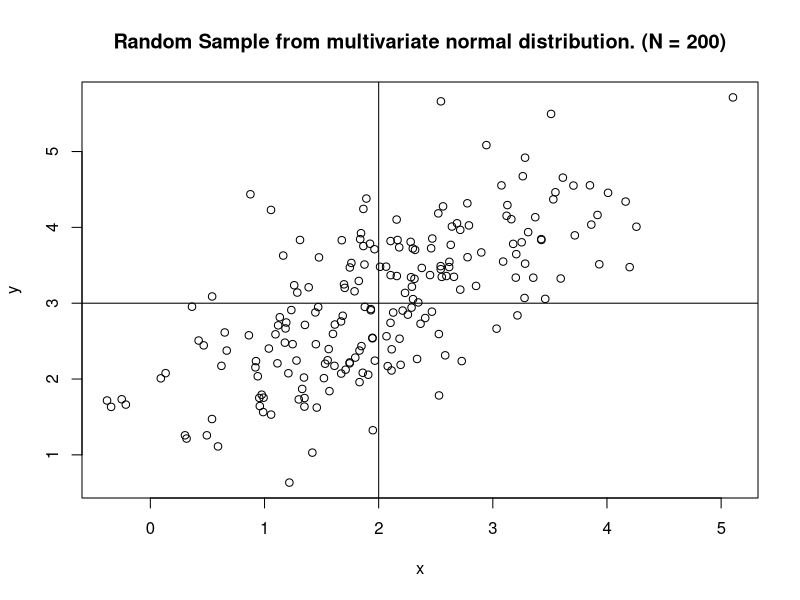
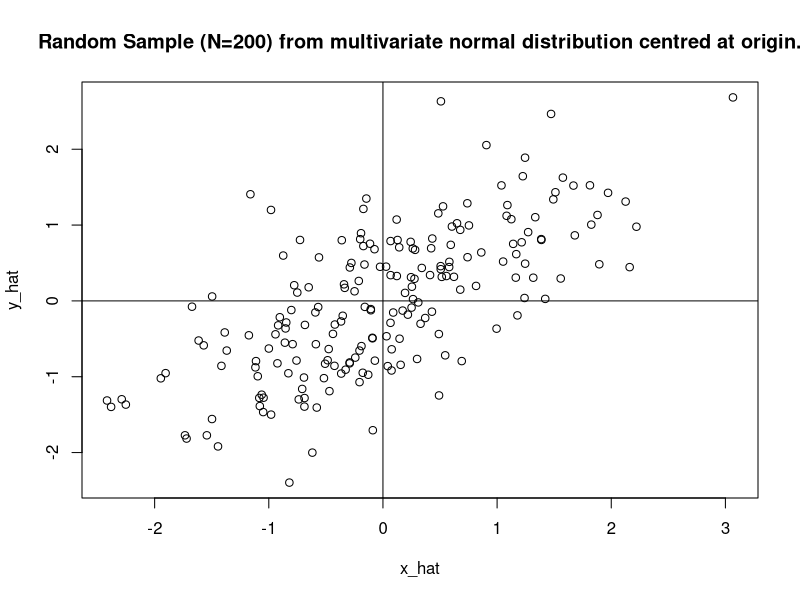
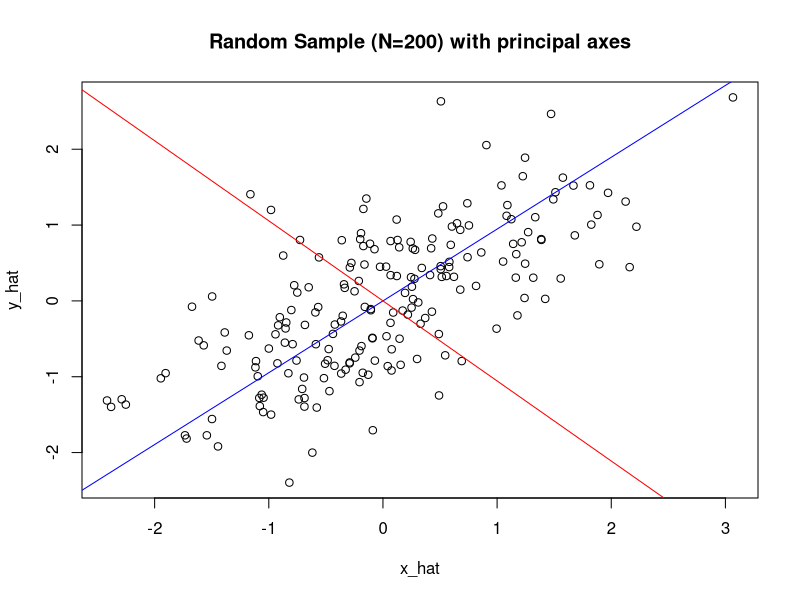
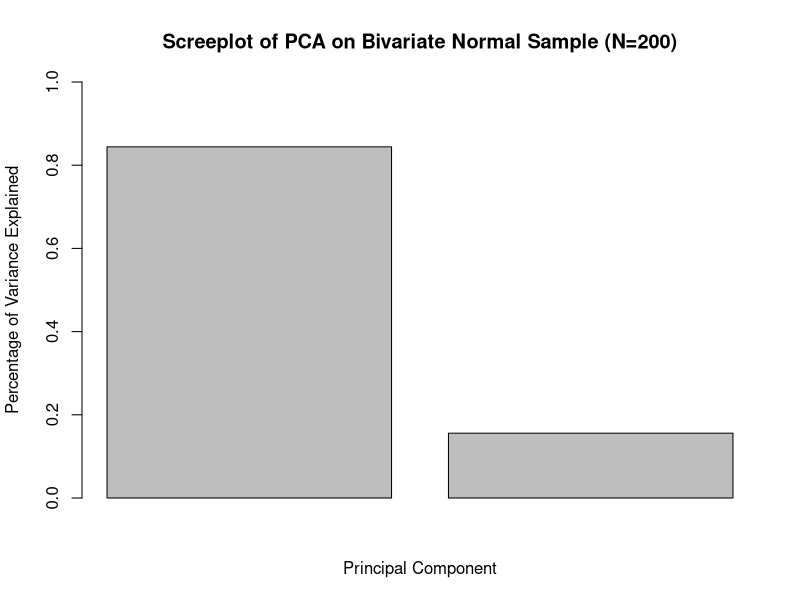
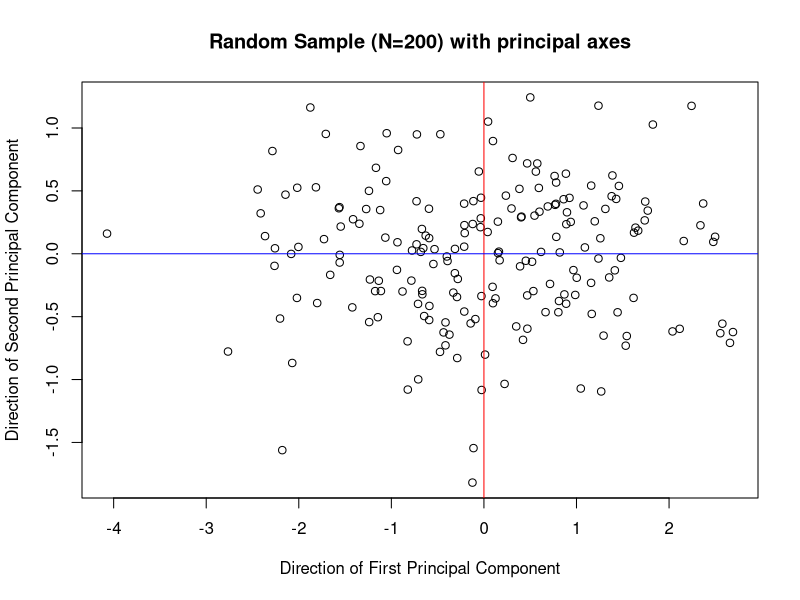
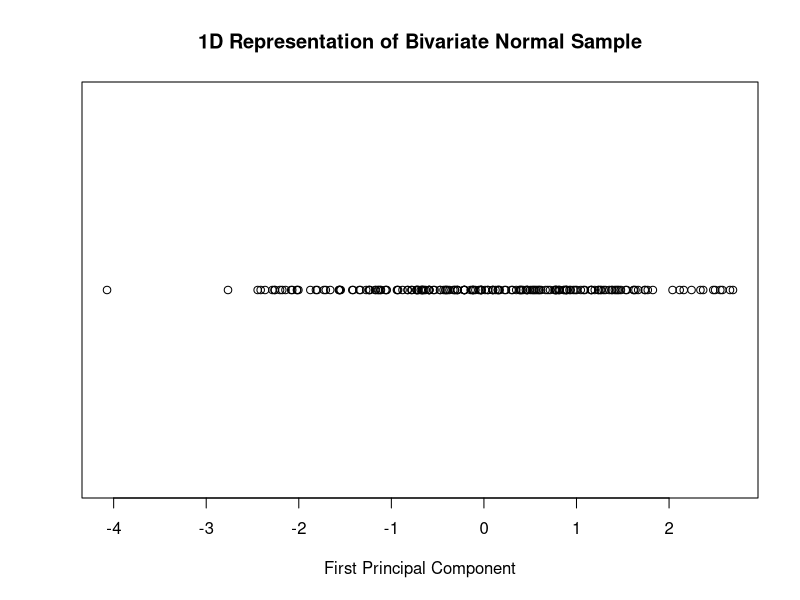

These charts were generated, in order, by the following R code:
#Ensure reproducible results
set.seed(1337)


#Multivariate Gaussian Sampling Process
my_rmvnorm=function(mu,Sigma){
  r = length(mu)
  L = t(chol(Sigma)) 
  Z = rnorm(r)
  
  return(L %*% Z + mu)
}


#Set the parameters of the bivariate normal distribution
N <- 200
mu <- c(2, 3)
sigma <- rbind(c(1.0, 0.75),c(0.75, 1.0))

#Get 200 samples from a bivariate normal distribution N(mu, sigma) and add each sample as a new column in matrix X
X = matrix(0,nrow=2,ncol=N)
for(i in 1:N){
  X[,i] = my_rmvnorm(mu, sigma)
}

#Read off x and y data from sample matrix and plot it, showing mean (Fig 1a)
x <- X[1,]
y <- X[2,]

plot(x, y, main = "Random Sample from multivariate normal distribution. (N = 200)")
abline(v=2)
abline(h=3)

#Centre the data at the mean and plot it, showing new mean at (0, 0) (Fig 1b)
x_hat <- x - mean(x)
y_hat <- y - mean(y)

plot(x_hat, y_hat, main = "Random Sample (N=200) from multivariate normal distribution centred at origin.")
abline(v=0)
abline(h=0)

#Calculate the covariance matrix of the data and calculate the eigenvectors (as columns of a matrix) of and eigenvalues cov_matrix
cov_matrix <- cov(cbind(x_hat, y_hat))
print(cov_matrix)

eigenvectors <- eigen(cov_matrix)$vectors
print(eigenvectors)

eigenvalues <- eigen(cov_matrix)$values
print(eigenvalues)


#Define a function that plots the direction of principal axes and use it to create a new plot of the standardised data with principal axes shown.
plot_principal_axis <- function(eigenvector, colour) {
  #print(eigenvector[2]/eigenvector[1]) - their product is -1 so the lines are in fact perpendicular!
  
  abline(0, eigenvector[2]/eigenvector[1], col=colour)
  return(NULL)
}

plot(x_hat, y_hat, main = "Random Sample (N=200) with principal axes")
plot_principal_axis(eigenvectors[, 1], "blue")
plot_principal_axis(eigenvectors[, 2], "red")

#Next we generate a screeplot. The fraction of the variance captured in the kth principal component is lambda_k/(sum(lambda))
percentage_explained <- eigenvalues/sum(eigenvalues)
barplot(percentage_explained, xlab = "Principal Component", 
        ylab = "Percentage of Variance Explained", ylim = c(0,1),
        main = "Screeplot of PCA on Bivariate Normal Sample (N=200)")

#Now we simply rotate the data such that the first principal component aligns with the x-axis and the second aligns with the y-axis.
r <- t(eigenvectors) %*% rbind(x_hat, y_hat) #this fancy operator is matrix multiplcation in R

plot(r[1, ], r[2, ], main = "Random Sample (N=200) with principal axes",
     xlab = "Direction of First Principal Component", ylab = "Direction of Second Principal Component")
abline(v=0, col="red")
abline(h=0, col="blue")

#To reduce the dimensionality to 1D, we would simply 'project' all points along the red axis onto y=0.
plot(r[1, ], replicate(200, 0), main = "1D Representation of Bivariate Normal Sample",
     xlab = "First Principal Component", ylab="", yaxt = "n")
